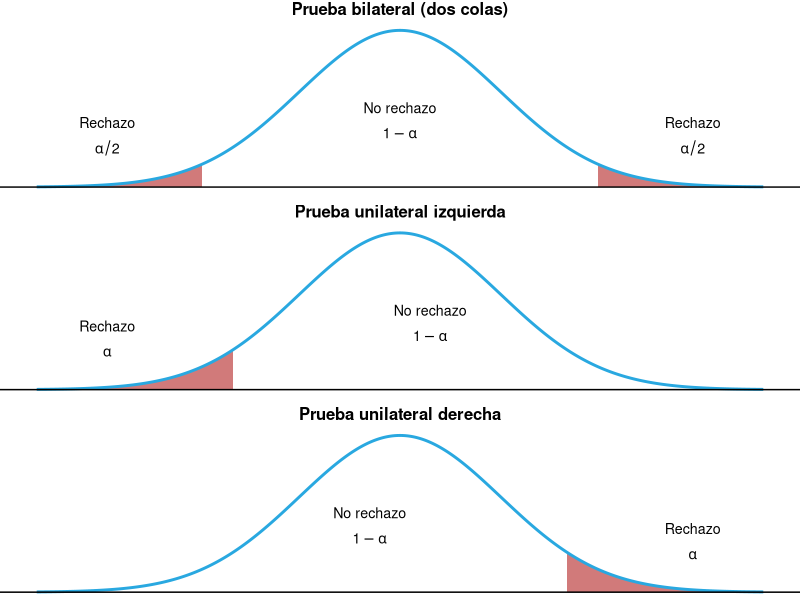
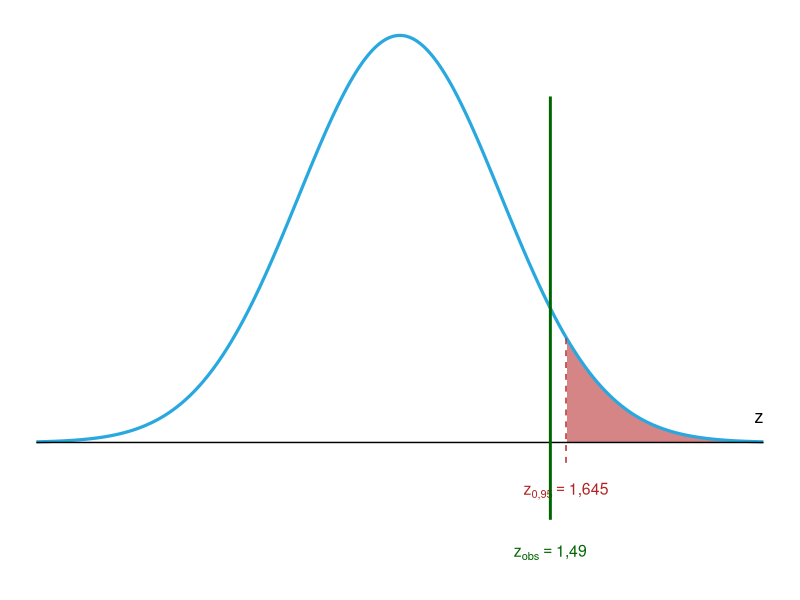
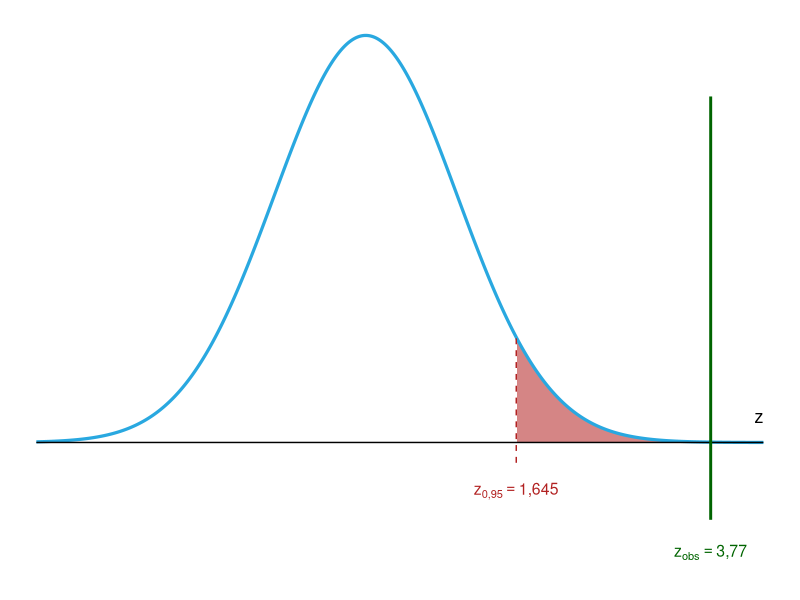
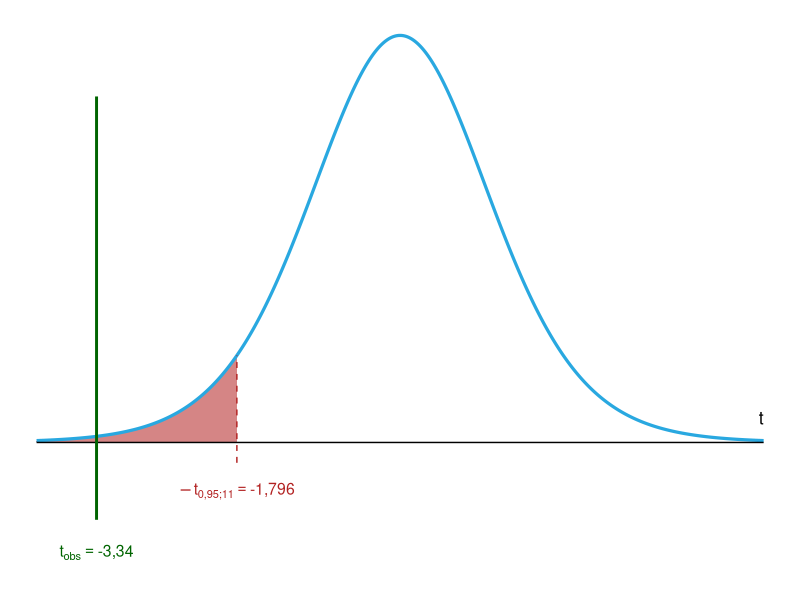
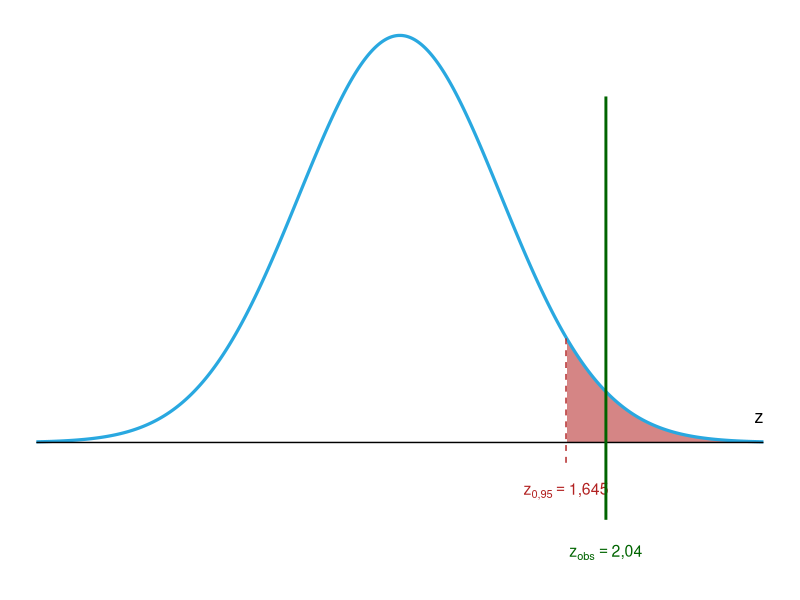
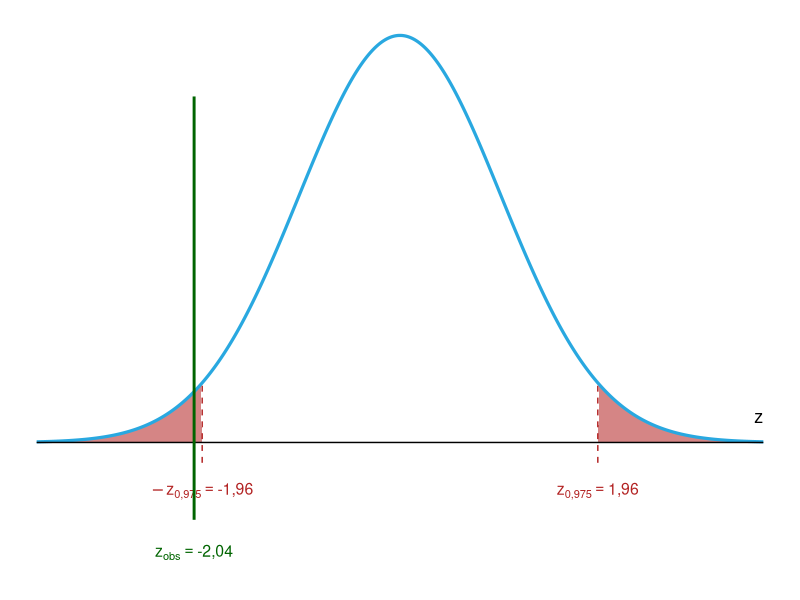
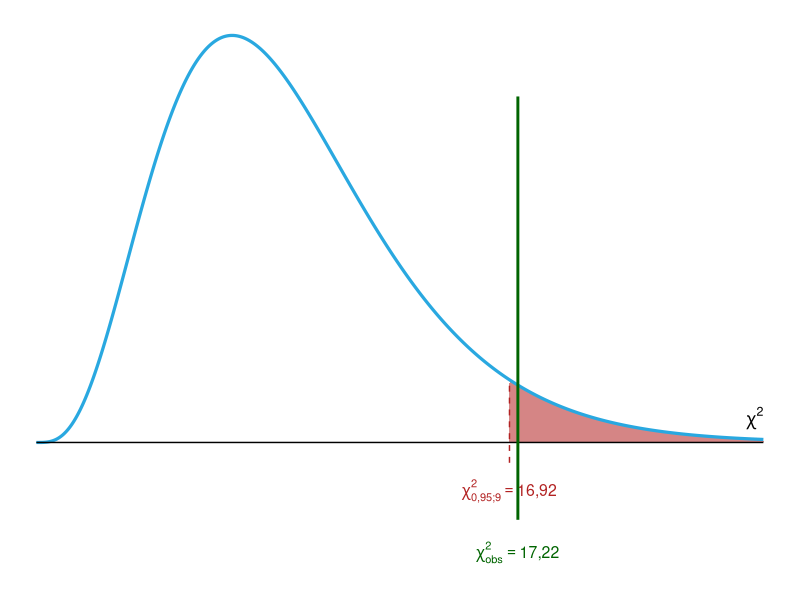
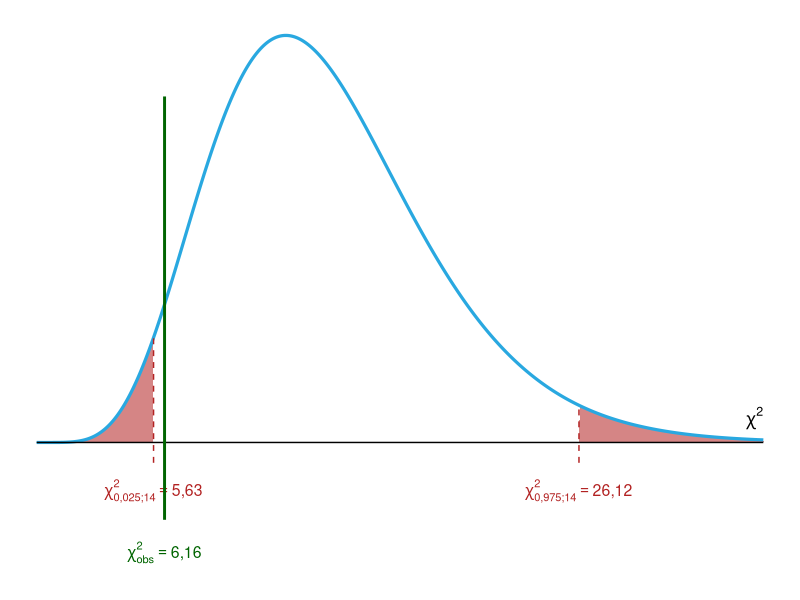

These figures' R source, in order:
## ---- chunk 1
#| label: setup
#| include: false
library(ggplot2)


# Densidad normal estándar con las regiones de rechazo sombreadas
regiones_rechazo <- function(alfa = 0.05) {
  z <- seq(-3.6, 3.6, length.out = 700)
  tipos <- c("Prueba bilateral (dos colas)", "Prueba unilateral izquierda",
             "Prueba unilateral derecha")
  d <- do.call(rbind, lapply(tipos, function(tp) data.frame(z = z, f = dnorm(z), tipo = tp)))
  d$rechazo <- with(d, ifelse(tipo == tipos[1], abs(z) >= qnorm(1 - alfa / 2),
                       ifelse(tipo == tipos[2], z <= qnorm(alfa), z >= qnorm(1 - alfa))))
  d$tipo <- factor(d$tipo, levels = tipos)
  etiquetas <- data.frame(
    tipo = factor(c(tipos[1], tipos[1], tipos[1], tipos[2], tipos[2], tipos[3], tipos[3]),
                  levels = tipos),
    z = c(-2.9, 2.9, 0, -2.9, 0.3, 2.9, -0.3),
    f = c(0.13, 0.13, 0.17, 0.13, 0.17, 0.13, 0.17),
    lab = c('atop("Rechazo", alpha/2)', 'atop("Rechazo", alpha/2)',
            'atop("No rechazo", 1 - alpha)',
            'atop("Rechazo", alpha)', 'atop("No rechazo", 1 - alpha)',
            'atop("Rechazo", alpha)', 'atop("No rechazo", 1 - alpha)'))
  ggplot(d, aes(x = z, y = f)) +
    geom_area(data = subset(d, rechazo), aes(group = interaction(tipo, z > 0)),
              fill = "firebrick", alpha = 0.6) +
    geom_line(color = "#29a8e0", linewidth = 1) +
    geom_hline(yintercept = 0) +
    geom_text(data = etiquetas, aes(label = lab), parse = TRUE, size = 3.6) +
    facet_wrap(~ tipo, ncol = 1) +
    labs(x = NULL, y = NULL) +
    theme_void() +
    theme(strip.text = element_text(size = 12, face = "bold", margin = margin(b = 4)))
}
# Distribución del estadístico bajo H0, con la región de rechazo (rojo),
# el o los valores críticos y el valor observado del estadístico (verde)
grafica_prueba <- function(f, desde, hasta, criticos, cola, obs,
                           etq_crit, etq_obs, eje = "z") {
  ancho <- hasta - desde
  desde <- min(desde, obs - 0.08 * ancho)
  hasta <- max(hasta, obs + 0.08 * ancho)
  x <- seq(desde, hasta, length.out = 800)
  d <- data.frame(x = x, y = f(x))
  ymax <- max(d$y)
  d$rechazo <- switch(cola,
                      derecha   = d$x >= criticos[1],
                      izquierda = d$x <= criticos[1],
                      ambas     = d$x <= criticos[1] | d$x >= criticos[2])
  d$lado <- d$x > mean(criticos)
  ggplot(d, aes(x = x, y = y)) +
    geom_area(data = subset(d, rechazo), aes(group = lado),
              fill = "firebrick", alpha = 0.55) +
    geom_line(color = "#29a8e0", linewidth = 1.1) +
    annotate("segment", x = desde, xend = hasta, y = 0, yend = 0) +
    annotate("segment", x = criticos, xend = criticos, y = -0.05 * ymax,
             yend = f(criticos), color = "firebrick", linetype = "dashed") +
    annotate("text", x = criticos, y = -0.12 * ymax, label = etq_crit,
             parse = TRUE, color = "firebrick", size = 4) +
    annotate("segment", x = obs, xend = obs, y = -0.19 * ymax, yend = 0.85 * ymax,
             color = "darkgreen", linewidth = 1) +
    annotate("text", x = obs, y = -0.27 * ymax, label = etq_obs,
             parse = TRUE, color = "darkgreen", size = 4) +
    annotate("text", x = hasta, y = 0.06 * ymax, label = eje, parse = TRUE,
             hjust = 1, size = 4.5) +
    coord_cartesian(ylim = c(-0.32 * ymax, 1.02 * ymax), clip = "off") +
    theme_void()
}
theme_set(theme_minimal(base_size = 18))
## ---- chunk 2
#| echo: false
#| fig-width: 7
#| fig-height: 6
#| fig-align: center
regiones_rechazo()
## ---- chunk 3
#| echo: false
#| fig-width: 9
#| fig-height: 3.4
#| fig-align: center
grafica_prueba(dnorm, -3.6, 3.6, 1.645, "derecha", 1.49,
               'z["0,95"] == "1,645"', 'z[obs] == "1,49"')
## ---- chunk 4
#| echo: false
#| fig-width: 9
#| fig-height: 3.4
#| fig-align: center
grafica_prueba(dnorm, -3.6, 3.6, 1.645, "derecha", 3.77,
               'z["0,95"] == "1,645"', 'z[obs] == "3,77"')
## ---- chunk 5
#| echo: false
#| fig-width: 9
#| fig-height: 3.4
#| fig-align: center
grafica_prueba(function(x) dt(x, 11), -4, 4, -1.796, "izquierda", -3.34,
               '-t["0,95;11"] == "-1,796"', 't[obs] == "-3,34"', eje = "t")
## ---- chunk 6
#| echo: true
puntajes <- c(72, 74, 78, 69, 71, 73, 70, 76, 68, 74, 71, 69)
t.test(puntajes, mu = 75, alternative = "less")
## ---- chunk 7
#| echo: false
#| fig-width: 9
#| fig-height: 3.2
#| fig-align: center
grafica_prueba(dnorm, -3.6, 3.6, 1.645, "derecha", 2.04,
               'z["0,95"] == "1,645"', 'z[obs] == "2,04"')
## ---- chunk 8
#| echo: false
#| fig-width: 9
#| fig-height: 3.4
#| fig-align: center
grafica_prueba(dnorm, -3.6, 3.6, c(-1.96, 1.96), "ambas", -2.04,
               c('-z["0,975"] == "-1,96"', 'z["0,975"] == "1,96"'), 'z[obs] == "-2,04"')
## ---- chunk 9
#| echo: false
#| fig-width: 9
#| fig-height: 3.4
#| fig-align: center
grafica_prueba(function(x) dchisq(x, 9), 0, 26, 16.92, "derecha", 17.22,
               'chi["0,95;9"]^2 == "16,92"', 'chi[obs]^2 == "17,22"', eje = "chi^2")
## ---- chunk 10
#| echo: false
#| fig-width: 9
#| fig-height: 3.4
#| fig-align: center
grafica_prueba(function(x) dchisq(x, 14), 0, 35, c(5.63, 26.12), "ambas", 6.16,
               c('chi["0,025;14"]^2 == "5,63"', 'chi["0,975;14"]^2 == "26,12"'),
               'chi[obs]^2 == "6,16"', eje = "chi^2")
## ---- chunk 11
#| echo: false
#| fig-width: 9
#| fig-height: 3.4
#| fig-align: center
grafica_prueba(function(x) dt(x, 30), -3.8, 3.8, 2.457, "derecha", 2.54,
               't["0,99;30"] == "2,457"', 't[obs] == "2,54"', eje = "t")
## ---- chunk 12
#| echo: false
#| fig-width: 9
#| fig-height: 3.4
#| fig-align: center
grafica_prueba(function(x) dt(x, 7), -4, 4.6, 1.895, "derecha", 4.15,
               't["0,95;7"] == "1,895"', 't[obs] == "4,15"', eje = "t")
## ---- chunk 13
#| echo: false
#| fig-width: 9
#| fig-height: 3.2
#| fig-align: center
grafica_prueba(dnorm, -3.6, 3.6, 1.645, "derecha", 2.87,
               'z["0,95"] == "1,645"', 'z[obs] == "2,87"')
## ---- chunk 14
#| echo: false
#| fig-width: 9
#| fig-height: 3.4
#| fig-align: center
grafica_prueba(function(x) df(x, 15, 15), 0, 3.6, c(0.416, 2.403), "ambas", 0.864,
               c('f["0,05;15,15"] == "0,416"', 'f["0,95;15,15"] == "2,403"'),
               'f[obs] == "0,864"', eje = "f")
